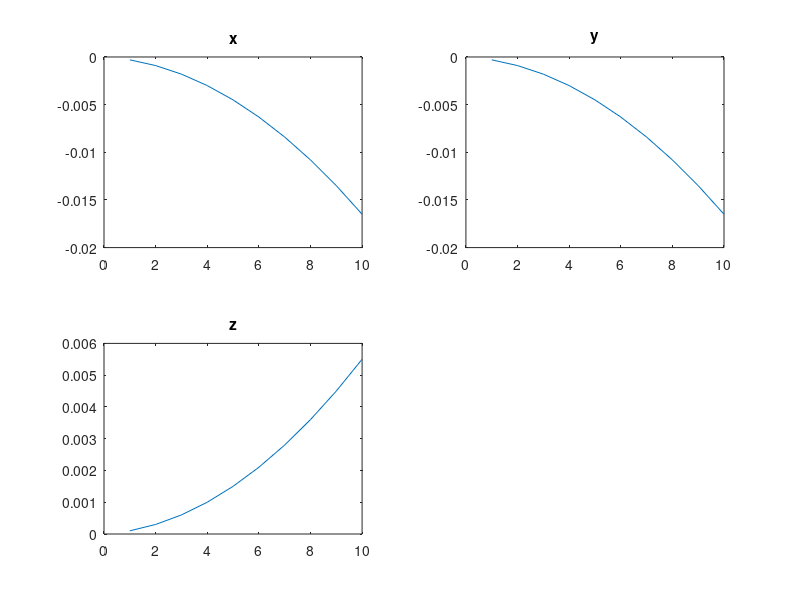

MATLAB code for this plot:
function y = diSanTiB1()
    A = [1 2 -1; -2 1 -3; 0 1 3];
    B = [-5; -10; 4];
    solution = linsolve(A,B) %solution of the linear equations
    conditionNum = cond(A) %condition number of the system
    errSolution = zeros(10,3);
    j = 1;
    for i=0.001:0.001:0.01
        B(1,1) = B(1,1) + i; %add noise to the equations
        errSolution(j,:) = linsolve(A,B);
        j=j+1;
    end
    j=1:10
    figure %plot the error
    subplot(2,2,1)
    plot(j,solution(1)-errSolution(j,1));
    title('x');
    subplot(2,2,2)
    plot(j,solution(2)-errSolution(j,2));
    title('y');
    subplot(2,2,3)
    plot(j,solution(3)-errSolution(j,3));
    title('z');
end